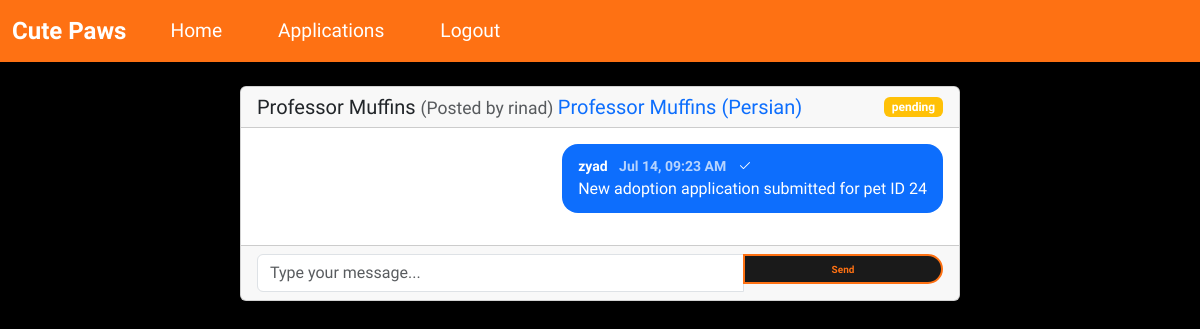
Before: /messages/1 (signed in) with the older database file.
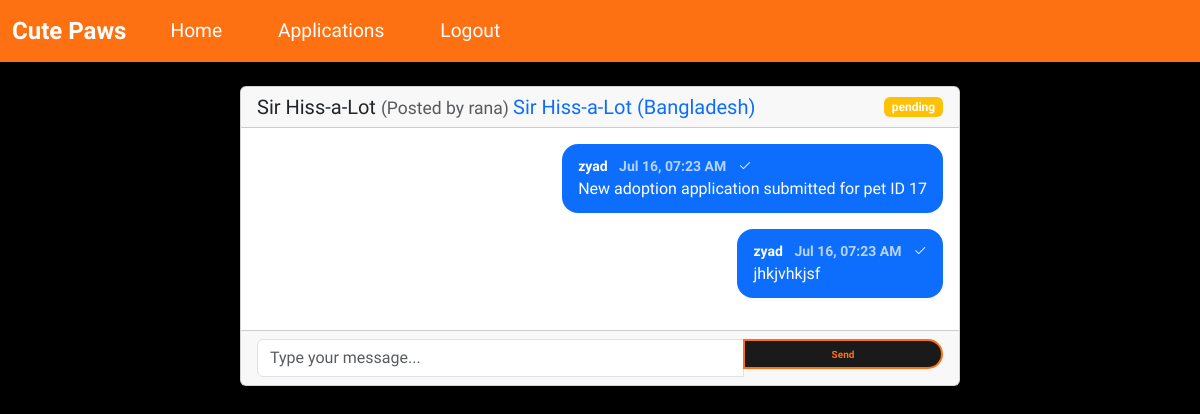
After: the same page with the newer database file.
### wepsite/models.py (models this page shows)
class Pet(db.Model):
    id             = db.Column(db.Integer, primary_key=True)
    name           = db.Column(db.String(100))
    age            = db.Column(db.Integer)
    breed          = db.Column(db.String(100))
    description    = db.Column(db.Text)
    city           = db.Column(db.String(100))  # Changed from location to city
    image_filename = db.Column(db.String(200))
    is_adopted     = db.Column(db.Boolean, default=False)
    is_deleted = db.Column(db.Boolean, default=False)
    adoption_date = db.Column(db.DateTime)
    posted_by      = db.Column(db.Integer, db.ForeignKey('user.id'))
    poster = db.relationship('User', foreign_keys=[posted_by])
    applications = db.relationship(
        'AdoptionApplication',
        backref="pet",
        lazy=True,
        cascade="all, delete-orphan"
    )

class User(db.Model, UserMixin):
    id         = db.Column(db.Integer, primary_key=True)
    email      = db.Column(db.String(150), unique=True, nullable=False)
    password   = db.Column(db.String(150), nullable=False)
    first_name = db.Column(db.String(150), nullable=False)
    is_admin   = db.Column(db.Boolean, default=False)

class Message(db.Model):
    id = db.Column(db.Integer, primary_key=True)
    application_id = db.Column(db.Integer, db.ForeignKey('adoption_application.id'))
    sender_id = db.Column(db.Integer, db.ForeignKey('user.id'))
    content = db.Column(db.Text)
    timestamp = db.Column(db.DateTime, default=func.now())
    is_read = db.Column(db.Boolean, default=False)
    sender = db.relationship('User', foreign_keys=[sender_id])
    is_deleted = db.Column(db.Boolean, default=False)

### wepsite/views.py (the view, shortened to what this page needs)
@views.route('/messages/<int:application_id>', methods=['GET', 'POST'])
@login_required
def messages(application_id):
    application = AdoptionApplication.query.get_or_404(application_id)
    if current_user.id is None or application.user_id is None or (current_user.id != application.user_id and not current_user.is_admin):
        flash("You don't have permission to view these messages.", "error")
        return redirect(url_for('views.home'))
    messages = Message.query.filter_by(application_id=application_id).order_by(Message.timestamp).all()
    messages_to_update = []
    for msg in messages:
        if msg.sender_id != current_user.id and not msg.is_read:
            msg.is_read = True
            messages_to_update.append(msg)
    if messages_to_update:
        db.session.commit()
    if current_user.is_admin:
        applications = AdoptionApplication.query.join(Pet).filter(
            Pet.posted_by == current_user.id
        ).all()
    else:
        applications = AdoptionApplication.query.filter_by(user_id=current_user.id).order_by(AdoptionApplication.id.desc()).all()
    for app in applications:
        app.unread = Message.query.filter(
            Message.application_id == app.id,
            Message.sender_id != current_user.id,
            Message.is_read == False
        ).count()
    return render_template(
        'messages.html',
        user=current_user,
        messages=messages,
        application=application,
        pet=application.pet,
        applications=applications  # Pass applications with unread counts
    )

### wepsite/templates/messages.html (shortened to what this page needs)
{% extends "base.html" %}
{% block content %}
<div class="container mt-4">
    <div class="row">
        <div class="col-md-8 mx-auto">
            <div class="card">
                <div class="card-header d-flex justify-content-between align-items-center">
                    <div>
                        <h5 class="mb-0">
                            {% if application.pet and not application.pet.is_deleted %}
                                {{ application.pet.name }}
                                <small class="text-muted">
                                (Posted by {{ application.pet.poster.first_name }})
                                </small>
                                <a href="{{ url_for('views.pet_detail', pet_id=application.pet.id) }}" class="text-decoration-none">
                                    {{ application.pet.name }} ({{ application.pet.breed }})
                                </a>
                            {% else %}
                                <span class="text-muted">Archived Pet Conversation</span>
                            {% endif %}
                        </h5>
                    </div>
                    <span class="badge bg-{{ 'success' if application.status == 'approved' else 'warning' if application.status == 'pending' else 'secondary' }}">
                        {{ application.status }}
                    </span>
                </div>
                <div class="card-body message-container" style="max-height: 500px; overflow-y: auto;">
                    {% for msg in messages %}
                        <div class="mb-3 message" data-message-id="{{ msg.id }}">
                            <div class="d-flex justify-content-{{ 'end' if msg.sender_id == current_user.id else 'start' }}">
                                <div class="message-bubble {{ 'bg-primary text-white' if msg.sender_id == current_user.id else 'bg-light' }}">
                                    <small class="d-block fw-bold">
                                        {{ msg.sender.first_name }}
                                        <span class="text-muted ms-2">{{ msg.timestamp.strftime('%b %d, %I:%M %p') }}</span>
                                        {% if msg.sender_id == current_user.id %}
                                            <span class="ms-2">
                                                {% if msg.is_read %}
                                                    <i class="bi bi-check2-all text-info" title="Read"></i>
                                                {% else %}
                                                    <i class="bi bi-check2" title="Delivered"></i>
                                                {% endif %}
                                            </span>
                                        {% endif %}
                                    </small>
                                    <p class="mb-0">{{ msg.content }}</p>
                                </div>
                            </div>
                        </div>
                    {% endfor %}
                </div>
                <div class="card-footer">
                    {% if application.status != 'archived' and (not application.pet or not application.pet.is_deleted) %}
                    <form id="message-form" method="POST" action="{{ url_for('views.messages', application_id=application.id) }}">
                        <div class="input-group">
                            <input type="text" name="message" class="form-control" placeholder="Type your message..." required>
                            <button type="submit" class="btn btn-primary">Send</button>
                        </div>
                    </form>
                    {% else %}
                        <div class="alert alert-warning">
                            This conversation is archived and no longer active.
                        </div>
                    {% endif %}
                </div>
            </div>
        </div>
    </div>
</div>
{% endblock %}

Changed rows visible on the page:
no longer on this page (row unchanged): Pet: pet.name "Professor Muffins", pet.breed "Persian"
no longer on this page (row unchanged): User: pet.poster.first_name "rinad"
now on this page (row unchanged): Pet: pet.name "Sir Hiss-a-Lot", pet.breed "Bangladesh"
now on this page (row unchanged): User: pet.poster.first_name "rana"
changed Message: timestamp "Jul 14, 09:23 AM" → "Jul 16, 07:23 AM"; content "New adoption application submitted for pet ID 24" → "New adoption application submitted for pet ID 17"
added Message: sender.first_name "zyad", timestamp "Jul 16, 07:23 AM", is_read False (drawn), content "jhkjvhkjsf"
